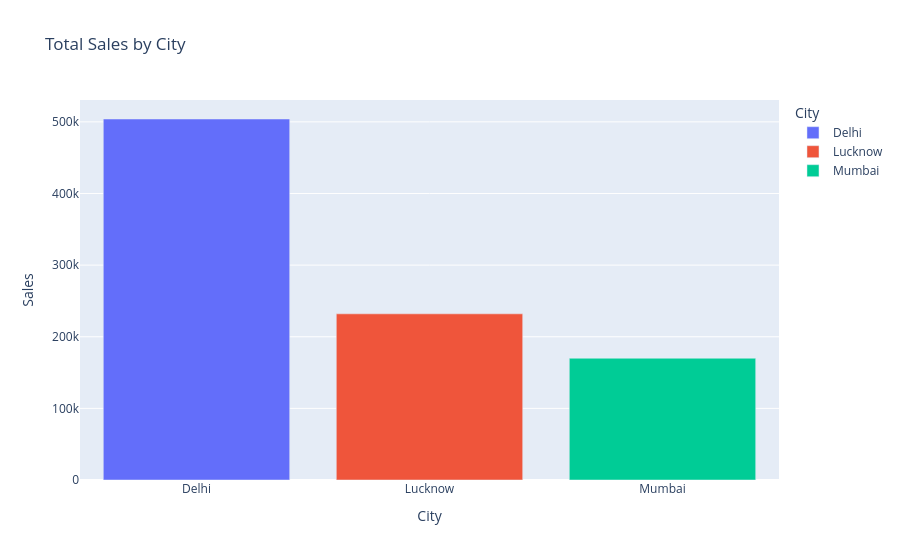

The cell this chart's notebook holds for it:
### Code cell
#Bar Chart – Total Sales of Each City

city_sales = df.groupby("City")["Sales"].sum().reset_index()

fig = px.bar(
    city_sales,
    x="City",
    y="Sales",
    color="City",
    title="Total Sales by City"
)

fig.show()

### Figure 1 — Plotly figure (JSON) as saved in the notebook; plotly's stock layout.template omitted (floating-point values rounded to 4 significant figures)
{"data": [{"hovertemplate": "City=%{x}<br>Sales=%{y}<extra></extra>", "legendgroup": "Delhi", "marker": {"color": "#636efa", "pattern": {"shape": ""}}, "name": "Delhi", "orientation": "v", "showlegend": true, "textposition": "auto", "type": "bar", "x": ["Delhi"], "xaxis": "x", "y": [504000], "yaxis": "y"}, {"hovertemplate": "City=%{x}<br>Sales=%{y}<extra></extra>", "legendgroup": "Lucknow", "marker": {"color": "#EF553B", "pattern": {"shape": ""}}, "name": "Lucknow", "orientation": "v", "showlegend": true, "textposition": "auto", "type": "bar", "x": ["Lucknow"], "xaxis": "x", "y": [232000], "yaxis": "y"}, {"hovertemplate": "City=%{x}<br>Sales=%{y}<extra></extra>", "legendgroup": "Mumbai", "marker": {"color": "#00cc96", "pattern": {"shape": ""}}, "name": "Mumbai", "orientation": "v", "showlegend": true, "textposition": "auto", "type": "bar", "x": ["Mumbai"], "xaxis": "x", "y": [170000], "yaxis": "y"}], "layout": {"barmode": "relative", "legend": {"title": {"text": "City"}, "tracegroupgap": 0}, "title": {"text": "Total Sales by City"}, "xaxis": {"anchor": "y", "categoryarray": ["Delhi", "Lucknow", "Mumbai"], "categoryorder": "array", "domain": [0, 1], "title": {"text": "City"}}, "yaxis": {"anchor": "x", "domain": [0, 1], "title": {"text": "Sales"}}}}
